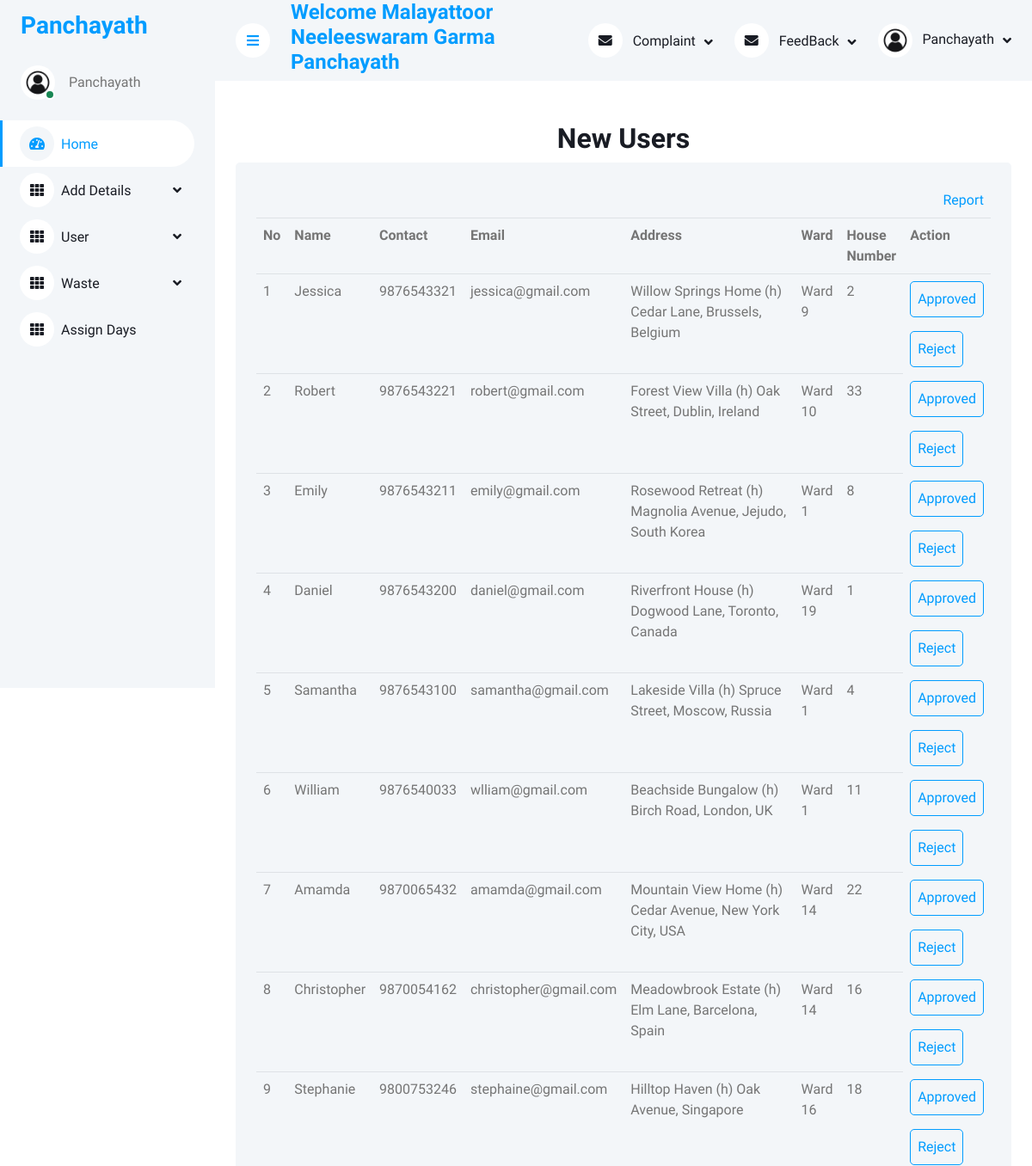
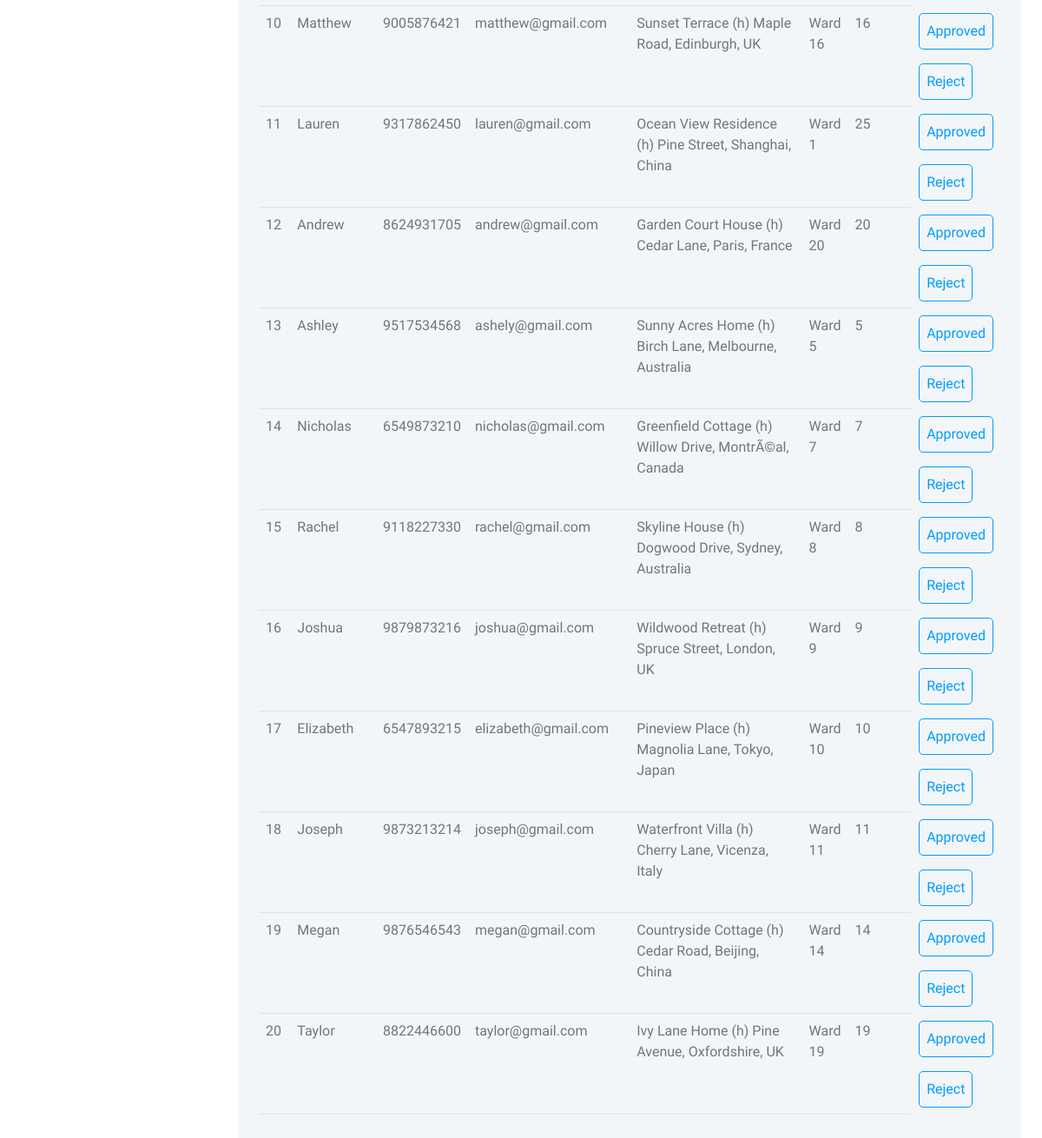
/E-Waste/Panjayath/New_users.php (signed in), run on the app's committed database (2 pictures, top to bottom).
### tables this page shows
CREATE TABLE `tbl_user` (
  `user_id` int(11) NOT NULL auto_increment,
  `user_name` varchar(15) NOT NULL,
  `user_contact` char(10) NOT NULL,
  `user_email` varchar(25) NOT NULL,
  `user_address` varchar(100) NOT NULL,
  `ward_id` int(11) NOT NULL,
  `user_hno` varchar(5) NOT NULL,
  `user_username` varchar(25) NOT NULL,
  `user_password` varchar(20) NOT NULL,
  `user_status` char(1) NOT NULL default '0',
  PRIMARY KEY  (`user_id`)
);

CREATE TABLE `tbl_ward` (
  `ward_id` int(11) NOT NULL auto_increment,
  `ward_name` varchar(10) NOT NULL,
  `ward_status` int(1) NOT NULL default '0',
  PRIMARY KEY  (`ward_id`)
);

### E-Waste/Panjayath/New_users.php (the view, shortened to what this page needs)
<!DOCTYPE html>
<html>
<head>
	<div class="container-xxl position-relative bg-white d-flex p-0">
<?php
include("../Connection/Connection.php");
include("Home1.php");
?>
</head>
<body>
<form method="POST">
	<div class="container-fluid pt-4 px-4">
	<h2 align="center">New Users</h2>
	<div class="bg-light rounded h-100 p-4">
	<table width="700" class="table table-hover">
		<tr>
			<td colspan="8" align="right"><a href="Report2.php">Report</a></td>
		</tr>
		<tr>
			<th>No</th>
			<th>Name</th>
			<th>Contact</th>
			<th>Email</th>
			<th width="400">Address</th>
			<th>Ward</th>
			<th>House Number</th>
			<th>Action</th>
		</tr>
		<?php
		$sel = "select * from tbl_user u inner join tbl_ward w on u.ward_id=w.ward_id where user_status = '0'";
		$res = $con->query($sel);
		if($res->num_rows!=NULL)
		{
			$i = 0;
			while($row = $res->fetch_assoc())
			{
				$i = $i+1;
				?>
				<tr>
					<td><?php echo $i; ?></td>
					<td><?php echo $row["user_name"]; ?></td>
					<td><?php echo $row["user_contact"]; ?></td>
					<td><?php echo $row["user_email"]; ?></td>
					<td><?php echo $row["user_address"]; ?></td>
					<td><?php echo $row["ward_name"]; ?></td>
					<td><?php echo $row["user_hno"]; ?></td>
					<td class="btn btn-outline-primary m-2"><a href="New_users.php?upid=<?php echo $row["user_id"]; ?>">Approved</a></td>
					<td class="btn btn-outline-primary m-2"><a href="New_users.php?delid=<?php echo $row["user_id"]; ?>">Reject</a></td>
				</tr>
				<?php
			}
		}
		?>
	</table>
</form>
</body>
</html>

### E-Waste/Panjayath/Template/css/style.css (style rules this page uses)
:root { --primary: #009CFF; --light: #F3F6F9; --dark: #191C24; }
.btn { transition: .5s; }

### data on the page
tbl_user: user_name "Jessica", user_contact "9876543321", user_email "jessica@gmail.com", user_address "Willow Springs Home (h) Cedar Lane, Brussels, Belgium", ward.ward_name "Ward 9", user_hno "2"
tbl_user: user_name "Robert", user_contact "9876543221", user_email "robert@gmail.com", user_address "Forest View Villa (h) Oak Street, Dublin, Ireland", ward.ward_name "Ward 10", user_hno "33"
tbl_user: user_name "Emily", user_contact "9876543211", user_email "emily@gmail.com", user_address "Rosewood Retreat (h) Magnolia Avenue, Jejudo, South Korea", ward.ward_name "Ward 1", user_hno "8"
tbl_user: user_name "Daniel", user_contact "9876543200", user_email "daniel@gmail.com", user_address "Riverfront House (h) Dogwood Lane, Toronto, Canada", ward.ward_name "Ward 19", user_hno "1"
tbl_user: user_name "Samantha", user_contact "9876543100", user_email "samantha@gmail.com", user_address "Lakeside Villa (h) Spruce Street, Moscow, Russia", ward.ward_name "Ward 1", user_hno "4"
tbl_user: user_name "William", user_contact "9876540033", user_email "wlliam@gmail.com", user_address "Beachside Bungalow (h) Birch Road, London, UK", ward.ward_name "Ward 1", user_hno "11"
tbl_user: user_name "Amamda", user_contact "9870065432", user_email "amamda@gmail.com", user_address "Mountain View Home (h) Cedar Avenue, New York City, USA", ward.ward_name "Ward 14", user_hno "22"
tbl_user: user_name "Christopher", user_contact "9870054162", user_email "christopher@gmail.com", user_address "Meadowbrook Estate (h) Elm Lane, Barcelona, Spain", ward.ward_name "Ward 14", user_hno "16"
tbl_user: user_name "Stephanie", user_contact "9800753246", user_email "stephaine@gmail.com", user_address "Hilltop Haven (h) Oak Avenue, Singapore", ward.ward_name "Ward 16", user_hno "18"
tbl_user: user_name "Matthew", user_contact "9005876421", user_email "matthew@gmail.com", user_address "Sunset Terrace (h) Maple Road, Edinburgh, UK", ward.ward_name "Ward 16", user_hno "16"
tbl_user: user_name "Lauren", user_contact "9317862450", user_email "lauren@gmail.com", user_address "Ocean View Residence (h) Pine Street, Shanghai, China", ward.ward_name "Ward 1", user_hno "25"
tbl_user: user_name "Andrew", user_contact "8624931705", user_email "andrew@gmail.com", user_address "Garden Court House (h) Cedar Lane, Paris, France", ward.ward_name "Ward 20", user_hno "20"
tbl_user: user_name "Ashley", user_contact "9517534568", user_email "ashely@gmail.com", user_address "Sunny Acres Home (h) Birch Lane, Melbourne, Australia", ward.ward_name "Ward 5", user_hno "5"
tbl_user: user_name "Nicholas", user_contact "6549873210", user_email "nicholas@gmail.com", user_address "Greenfield Cottage (h) Willow Drive, MontrÃ©al, Canada", ward.ward_name "Ward 7", user_hno "7"
tbl_user: user_name "Rachel", user_contact "9118227330", user_email "rachel@gmail.com", user_address "Skyline House (h) Dogwood Drive, Sydney, Australia", ward.ward_name "Ward 8", user_hno "8"
tbl_user: user_name "Joshua", user_contact "9879873216", user_email "joshua@gmail.com", user_address "Wildwood Retreat (h) Spruce Street, London, UK", ward.ward_name "Ward 9", user_hno "9"
tbl_user: user_name "Elizabeth", user_contact "6547893215", user_email "elizabeth@gmail.com", user_address "Pineview Place (h) Magnolia Lane, Tokyo, Japan", ward.ward_name "Ward 10", user_hno "10"
tbl_user: user_name "Joseph", user_contact "9873213214", user_email "joseph@gmail.com", user_address "Waterfront Villa (h) Cherry Lane, Vicenza, Italy", ward.ward_name "Ward 11", user_hno "11"
tbl_user: user_name "Megan", user_contact "9876546543", user_email "megan@gmail.com", user_address "Countryside Cottage (h) Cedar Road, Beijing, China", ward.ward_name "Ward 14", user_hno "14"
tbl_user: user_name "Taylor", user_contact "8822446600", user_email "taylor@gmail.com", user_address "Ivy Lane Home (h) Pine Avenue, Oxfordshire, UK", ward.ward_name "Ward 19", user_hno "19"

### other printed values
$_SESSION['panname'] "Malayattoor Neeleeswaram Garma Panchayath"
